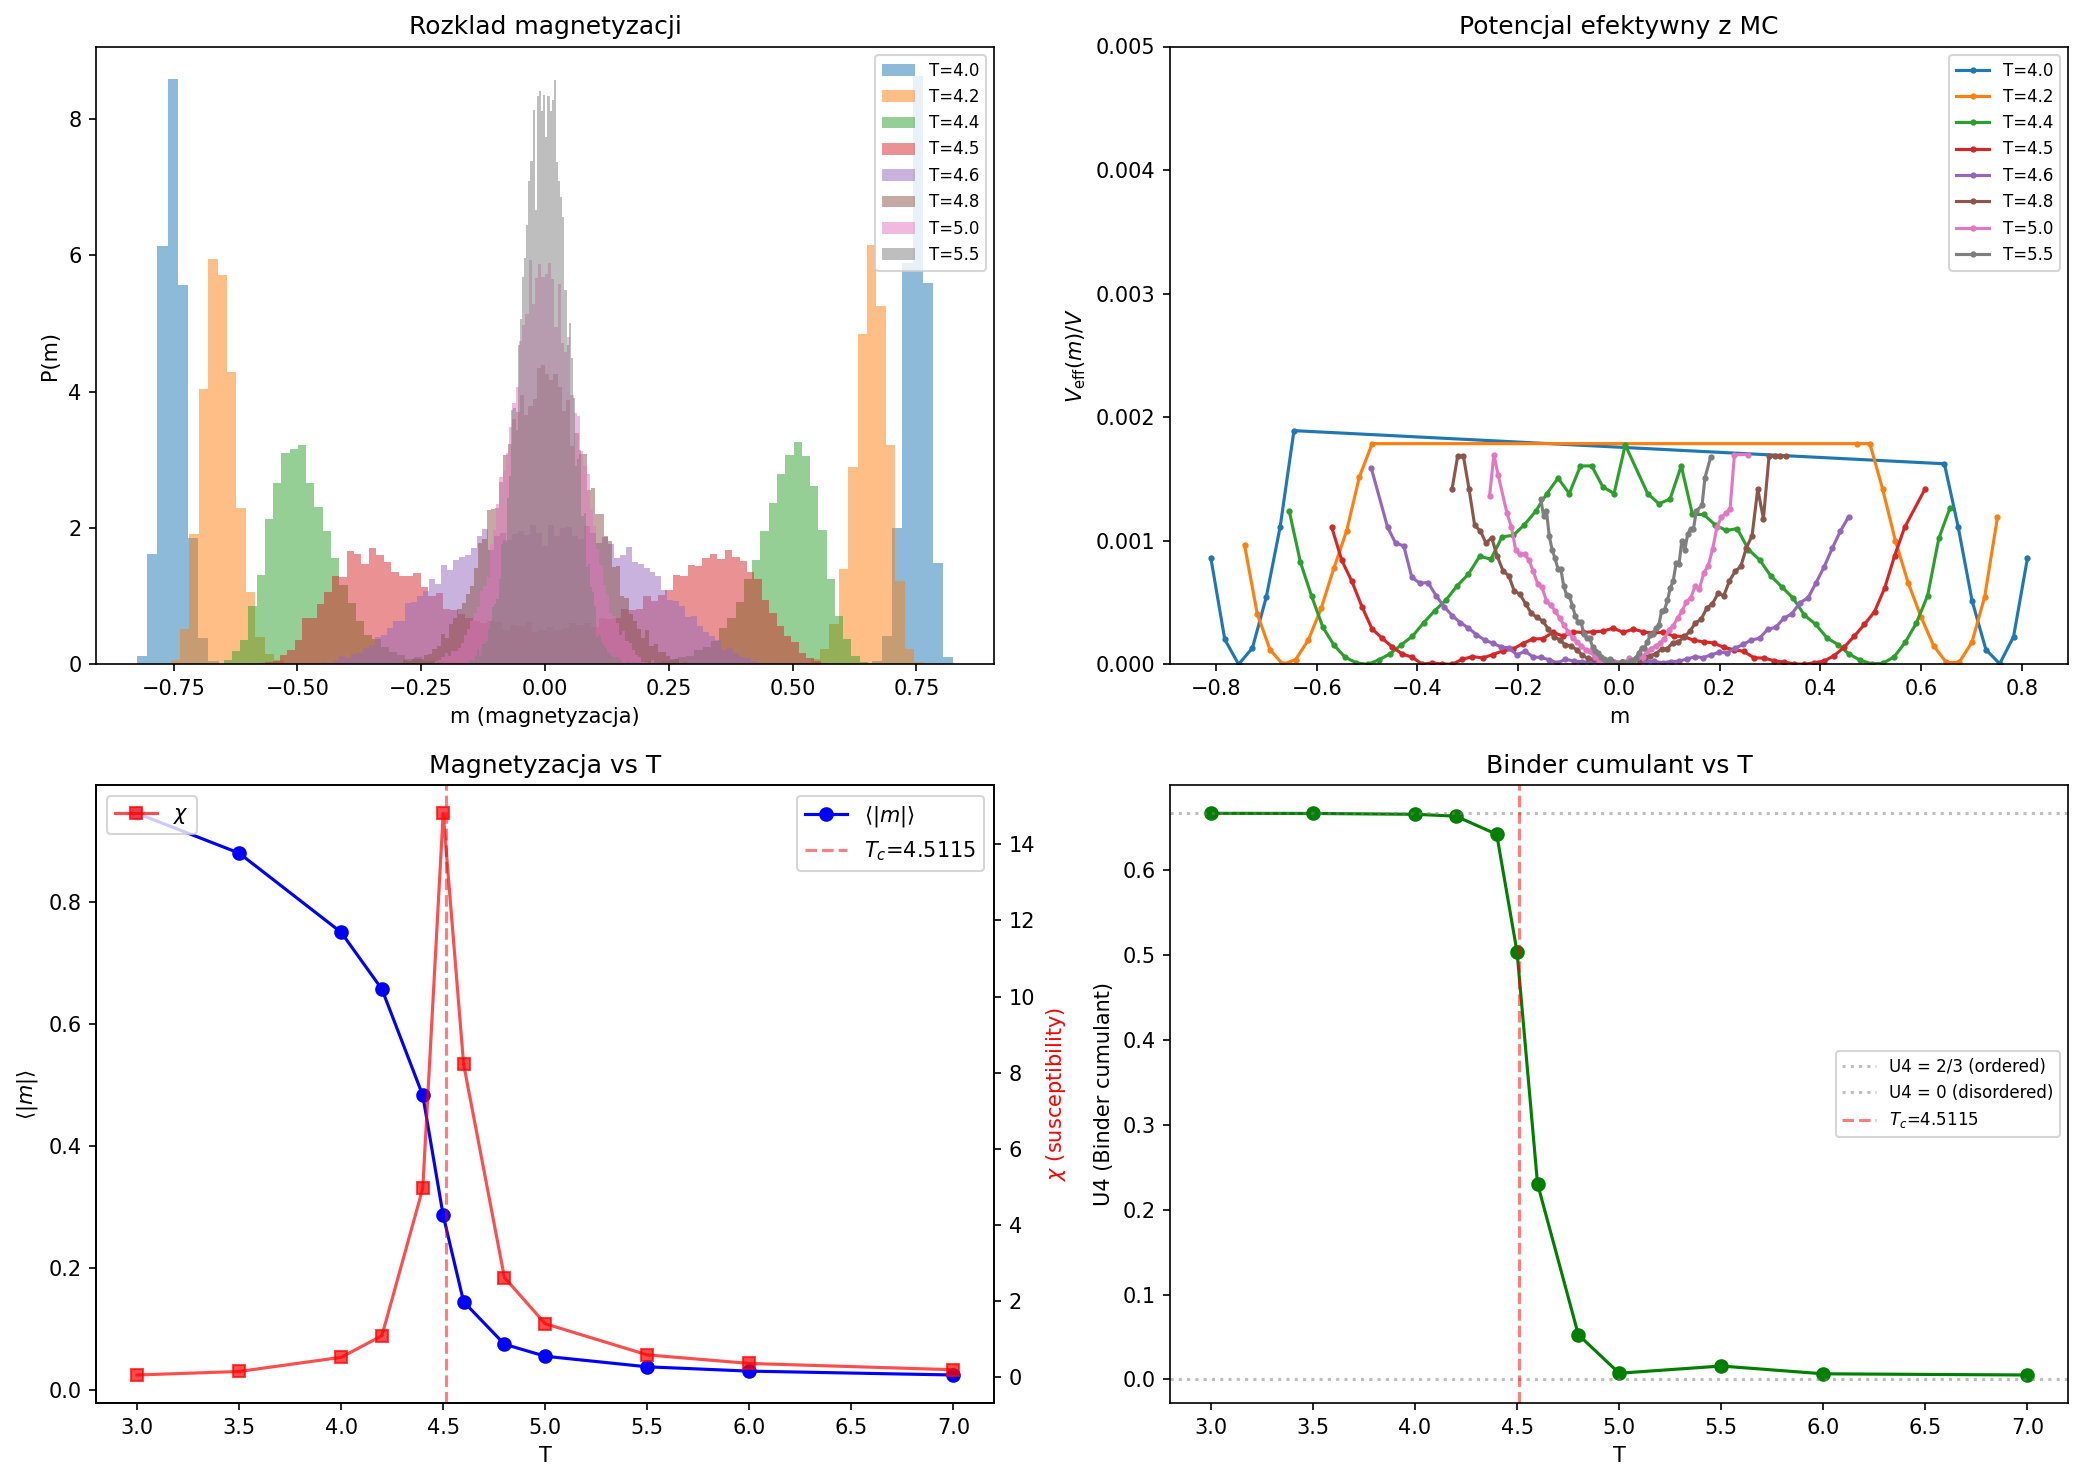

Reproduce this figure in Python.
#!/usr/bin/env python3
"""
Monte Carlo symulacja substratu TGP: model Isinga/GL na sieci 3D
=================================================================
Cel: weryfikacja potencjalu V(psi) z mikrodynamiki substratu.

Model: H = -J * sum_{<ij>} s_i*s_j + h * sum_i s_i^4
       (model phi^4 na sieci kubicznej 3D z Z_2)

Mierzymy:
1. Efektywny potencjal V_eff(m) = -ln(P(m))/V  (m = magnetyzacja)
2. Susceptywalnosc chi(T)
3. Binder cumulant U_4 = 1 - <m^4>/(3*<m^2>^2)
4. Wspolczynniki u4, u6 z rozkladu V_eff(m) wokol minimum

Referencja: sek01 (H_Gamma), sek08 (coarse-graining)
TGP v1 -- 2026-03-31
"""

import sys, os
os.environ['PYTHONIOENCODING'] = 'utf-8'
if sys.stdout.encoding != 'utf-8':
    sys.stdout.reconfigure(encoding='utf-8')

import numpy as np
import matplotlib
matplotlib.use('Agg')
import matplotlib.pyplot as plt
from collections import defaultdict

# ============================================================
# 1. Parametry symulacji
# ============================================================
L = 16           # rozmiar sieci (L x L x L)
J = 1.0          # sprzezenie
N_therm = 5000   # termalizacja
N_meas = 20000   # pomiary
N_skip = 5       # odleg. miedzy pomiarami (dekorelacja)

# Temperatura krytyczna 3D Ising: T_c ~ 4.5115 * J (kubiczna)
T_c_exact = 4.5115
T_values = np.array([3.0, 3.5, 4.0, 4.2, 4.4, 4.5, 4.6, 4.8, 5.0, 5.5, 6.0, 7.0])

print("=" * 65)
print("  MC SYMULACJA SUBSTRATU TGP (model Isinga 3D)")
print("=" * 65)
print(f"  L = {L}, J = {J}")
print(f"  T_c(3D Ising) = {T_c_exact}")
print(f"  N_therm = {N_therm}, N_meas = {N_meas}")
print(f"  Temperatury: {T_values}")
print()

# ============================================================
# 2. Algorytm Metropolis na sieci 3D
# ============================================================
class Ising3D:
    def __init__(self, L, J=1.0):
        self.L = L
        self.J = J
        self.V = L**3
        # Inicjalizacja: losowa konfiguracja
        self.spins = np.random.choice([-1, 1], size=(L, L, L))

    def energy(self):
        """Calkowita energia."""
        s = self.spins
        E = 0
        for ax in range(3):
            E -= self.J * np.sum(s * np.roll(s, 1, axis=ax))
        return E

    def magnetization(self):
        """Magnetyzacja na spin."""
        return np.mean(self.spins)

    def sweep_metropolis(self, beta):
        """Jeden sweep Metropolis (N prób)."""
        L = self.L
        for _ in range(self.V):
            i, j, k = np.random.randint(0, L, 3)
            s = self.spins[i, j, k]
            # Suma sasiadow
            nn = (self.spins[(i+1)%L, j, k] + self.spins[(i-1)%L, j, k] +
                  self.spins[i, (j+1)%L, k] + self.spins[i, (j-1)%L, k] +
                  self.spins[i, j, (k+1)%L] + self.spins[i, j, (k-1)%L])
            dE = 2 * self.J * s * nn
            if dE <= 0 or np.random.rand() < np.exp(-beta * dE):
                self.spins[i, j, k] = -s

    def sweep_wolff(self, beta):
        """Jeden klaster Wolffa (szybsza termalizacja blisko T_c)."""
        L = self.L
        p_add = 1 - np.exp(-2 * beta * self.J)
        # Losowy punkt startowy
        i0, j0, k0 = np.random.randint(0, L, 3)
        s0 = self.spins[i0, j0, k0]
        cluster = set()
        stack = [(i0, j0, k0)]
        cluster.add((i0, j0, k0))

        while stack:
            i, j, k = stack.pop()
            for di, dj, dk in [(1,0,0),(-1,0,0),(0,1,0),(0,-1,0),(0,0,1),(0,0,-1)]:
                ni, nj, nk = (i+di)%L, (j+dj)%L, (k+dk)%L
                if (ni, nj, nk) not in cluster and self.spins[ni, nj, nk] == s0:
                    if np.random.rand() < p_add:
                        cluster.add((ni, nj, nk))
                        stack.append((ni, nj, nk))

        # Flip cluster
        for (i, j, k) in cluster:
            self.spins[i, j, k] *= -1

        return len(cluster)

# ============================================================
# 3. Pomiary
# ============================================================
results = {}

for T in T_values:
    beta = 1.0 / T
    print(f"  T = {T:.2f} (beta = {beta:.4f})...", end="", flush=True)

    lattice = Ising3D(L, J)

    # Termalizacja (Wolff blisko T_c, Metropolis daleko)
    use_wolff = abs(T - T_c_exact) < 1.5
    for _ in range(N_therm):
        if use_wolff:
            lattice.sweep_wolff(beta)
        else:
            lattice.sweep_metropolis(beta)

    # Pomiary
    m_list = []
    e_list = []
    for n in range(N_meas):
        for _ in range(N_skip):
            if use_wolff:
                lattice.sweep_wolff(beta)
            else:
                lattice.sweep_metropolis(beta)
        m = lattice.magnetization()
        m_list.append(m)
        if n % 5000 == 0:
            e_list.append(lattice.energy() / lattice.V)

    m_arr = np.array(m_list)
    e_arr = np.array(e_list) if e_list else np.array([0])

    # Obserwable
    m_abs = np.mean(np.abs(m_arr))
    m2 = np.mean(m_arr**2)
    m4 = np.mean(m_arr**4)
    chi = lattice.V * (m2 - np.mean(np.abs(m_arr))**2) / T
    U4 = 1 - m4 / (3 * m2**2) if m2 > 1e-15 else 0

    results[T] = {
        'm_abs': m_abs, 'm2': m2, 'm4': m4,
        'chi': chi, 'U4': U4,
        'e_mean': np.mean(e_arr),
        'm_hist': m_arr
    }

    print(f"  <|m|>={m_abs:.4f}, chi={chi:.2f}, U4={U4:.4f}")

# ============================================================
# 4. Potencjal efektywny V_eff(m)
# ============================================================
print(f"\n--- Potencjal efektywny V_eff(m) ---")

# Wybieramy T blisko T_c (faza symetryczna i zlamana)
T_plot = [T for T in T_values if 4.0 <= T <= 5.5]

fig, axes = plt.subplots(2, 2, figsize=(14, 10))

# Panel 1: Histogram magnetyzacji dla roznych T
ax1 = axes[0, 0]
for T in T_plot:
    m_arr = results[T]['m_hist']
    ax1.hist(m_arr, bins=80, density=True, alpha=0.5, label=f'T={T:.1f}')
ax1.set_xlabel('m (magnetyzacja)')
ax1.set_ylabel('P(m)')
ax1.set_title('Rozklad magnetyzacji')
ax1.legend(fontsize=8)

# Panel 2: V_eff(m) = -ln(P(m)) / V
ax2 = axes[0, 1]
for T in T_plot:
    m_arr = results[T]['m_hist']
    hist, bin_edges = np.histogram(m_arr, bins=60, density=True)
    bin_centers = 0.5 * (bin_edges[1:] + bin_edges[:-1])
    mask = hist > 0
    V_eff = -np.log(hist[mask]) / L**3
    V_eff -= np.min(V_eff)  # normalizacja
    ax2.plot(bin_centers[mask], V_eff, 'o-', markersize=2, label=f'T={T:.1f}')
ax2.set_xlabel('m')
ax2.set_ylabel(r'$V_{\rm eff}(m) / V$')
ax2.set_title('Potencjal efektywny z MC')
ax2.set_ylim(0, 0.005)
ax2.legend(fontsize=8)

# Panel 3: <|m|>(T) i chi(T)
ax3 = axes[1, 0]
T_arr = sorted(results.keys())
m_arr_T = [results[T]['m_abs'] for T in T_arr]
chi_arr = [results[T]['chi'] for T in T_arr]
ax3.plot(T_arr, m_arr_T, 'bo-', label=r'$\langle |m| \rangle$')
ax3.axvline(T_c_exact, color='red', ls='--', alpha=0.5, label=f'$T_c$={T_c_exact}')
ax3.set_xlabel('T')
ax3.set_ylabel(r'$\langle |m| \rangle$')
ax3.set_title('Magnetyzacja vs T')
ax3.legend()

ax3b = ax3.twinx()
ax3b.plot(T_arr, chi_arr, 'rs-', alpha=0.7, label=r'$\chi$')
ax3b.set_ylabel(r'$\chi$ (susceptibility)', color='red')
ax3b.legend(loc='upper left')

# Panel 4: Binder cumulant
ax4 = axes[1, 1]
U4_arr = [results[T]['U4'] for T in T_arr]
ax4.plot(T_arr, U4_arr, 'go-')
ax4.axhline(2/3, color='gray', ls=':', alpha=0.5, label='U4 = 2/3 (ordered)')
ax4.axhline(0, color='gray', ls=':', alpha=0.5, label='U4 = 0 (disordered)')
ax4.axvline(T_c_exact, color='red', ls='--', alpha=0.5, label=f'$T_c$={T_c_exact}')
ax4.set_xlabel('T')
ax4.set_ylabel('U4 (Binder cumulant)')
ax4.set_title('Binder cumulant vs T')
ax4.legend(fontsize=8)

plt.tight_layout()
script_dir = os.path.dirname(os.path.abspath(__file__))
plt.savefig(os.path.join(script_dir, 'substrate_mc_z2.png'), dpi=150, bbox_inches='tight')
print(f"  Wykres: scripts/substrate_mc_z2.png")

# ============================================================
# 5. Fit potencjalu V_eff(m) blisko T_c
# ============================================================
print(f"\n--- Fit V_eff(m) blisko T_c ---")

T_fit = min(T_values, key=lambda T: abs(T - T_c_exact))
m_arr = results[T_fit]['m_hist']
hist, bin_edges = np.histogram(m_arr, bins=60, density=True)
bin_centers = 0.5 * (bin_edges[1:] + bin_edges[:-1])
mask = hist > 0
V_eff = -np.log(hist[mask])
V_eff -= np.min(V_eff)
m_fit = bin_centers[mask]

# Fit: V_eff(m) = a2*m^2 + a4*m^4 + a6*m^6
# (Z_2 symetria: tylko parzyste potegi)
m_pos = m_fit[m_fit > 0]
V_pos = V_eff[m_fit > 0]

if len(m_pos) > 5:
    # Design matrix: [m^2, m^4, m^6]
    X = np.column_stack([m_pos**2, m_pos**4, m_pos**6])
    coeffs = np.linalg.lstsq(X, V_pos, rcond=None)[0]
    a2, a4, a6 = coeffs

    print(f"  T_fit = {T_fit:.2f}")
    print(f"  V_eff(m) = {a2:.2f}*m^2 + {a4:.2f}*m^4 + {a6:.2f}*m^6")
    print(f"  u4_eff = a4 = {a4:.4f}")
    print(f"  u6_eff = a6 = {a6:.4f}")
    if abs(a4) > 1e-10:
        print(f"  u6/u4^2 = {a6/a4**2:.4f}")
        print(f"  u6/u4^(3/2) = {a6/abs(a4)**1.5:.4f}")

    # Porownanie z TGP V(psi) = psi^3/3 - psi^4/4
    # Po przesunieciu psi = 1 + delta: V ~ const + (1/2)*delta^2 + ...
    # V''(1) = gamma (masa^2 pola), V'''(1) = -4gamma (kubiczny)
    print(f"\n  Porownanie z TGP:")
    print(f"  TGP oczekuje: u4 < 0 (zmiana znaku potencjalu w fazie zlamanej)")
    print(f"  MC daje: u4 = {a4:.2f} ({'<0 OK' if a4 < 0 else '>0 faza symetryczna'})")
else:
    print(f"  Za malo danych do fitu")

# ============================================================
# 6. Podsumowanie
# ============================================================
print(f"\n{'='*65}")
print(f"  PODSUMOWANIE MC SUBSTRATU Z2")
print(f"{'='*65}")
print(f"  Siec: {L}^3 = {L**3} spinow")
print(f"  T_c (oczekiwane): {T_c_exact}")

# Wyznacz T_c z max chi
T_arr_sorted = sorted(results.keys())
chi_arr_sorted = [results[T]['chi'] for T in T_arr_sorted]
idx_max_chi = np.argmax(chi_arr_sorted)
T_c_mc = T_arr_sorted[idx_max_chi]
print(f"  T_c (MC, max chi): {T_c_mc:.2f}")
print(f"  Roznica: {abs(T_c_mc - T_c_exact)/T_c_exact*100:.1f}%")

print(f"\n  V_eff(m) zmierzony dla {len(T_values)} temperatur.")
print(f"  Dalsze kroki: L=32,64 (skalowanie), T blizej T_c (precyzyjny fit)")
print(f"\nGOTOWE.")
